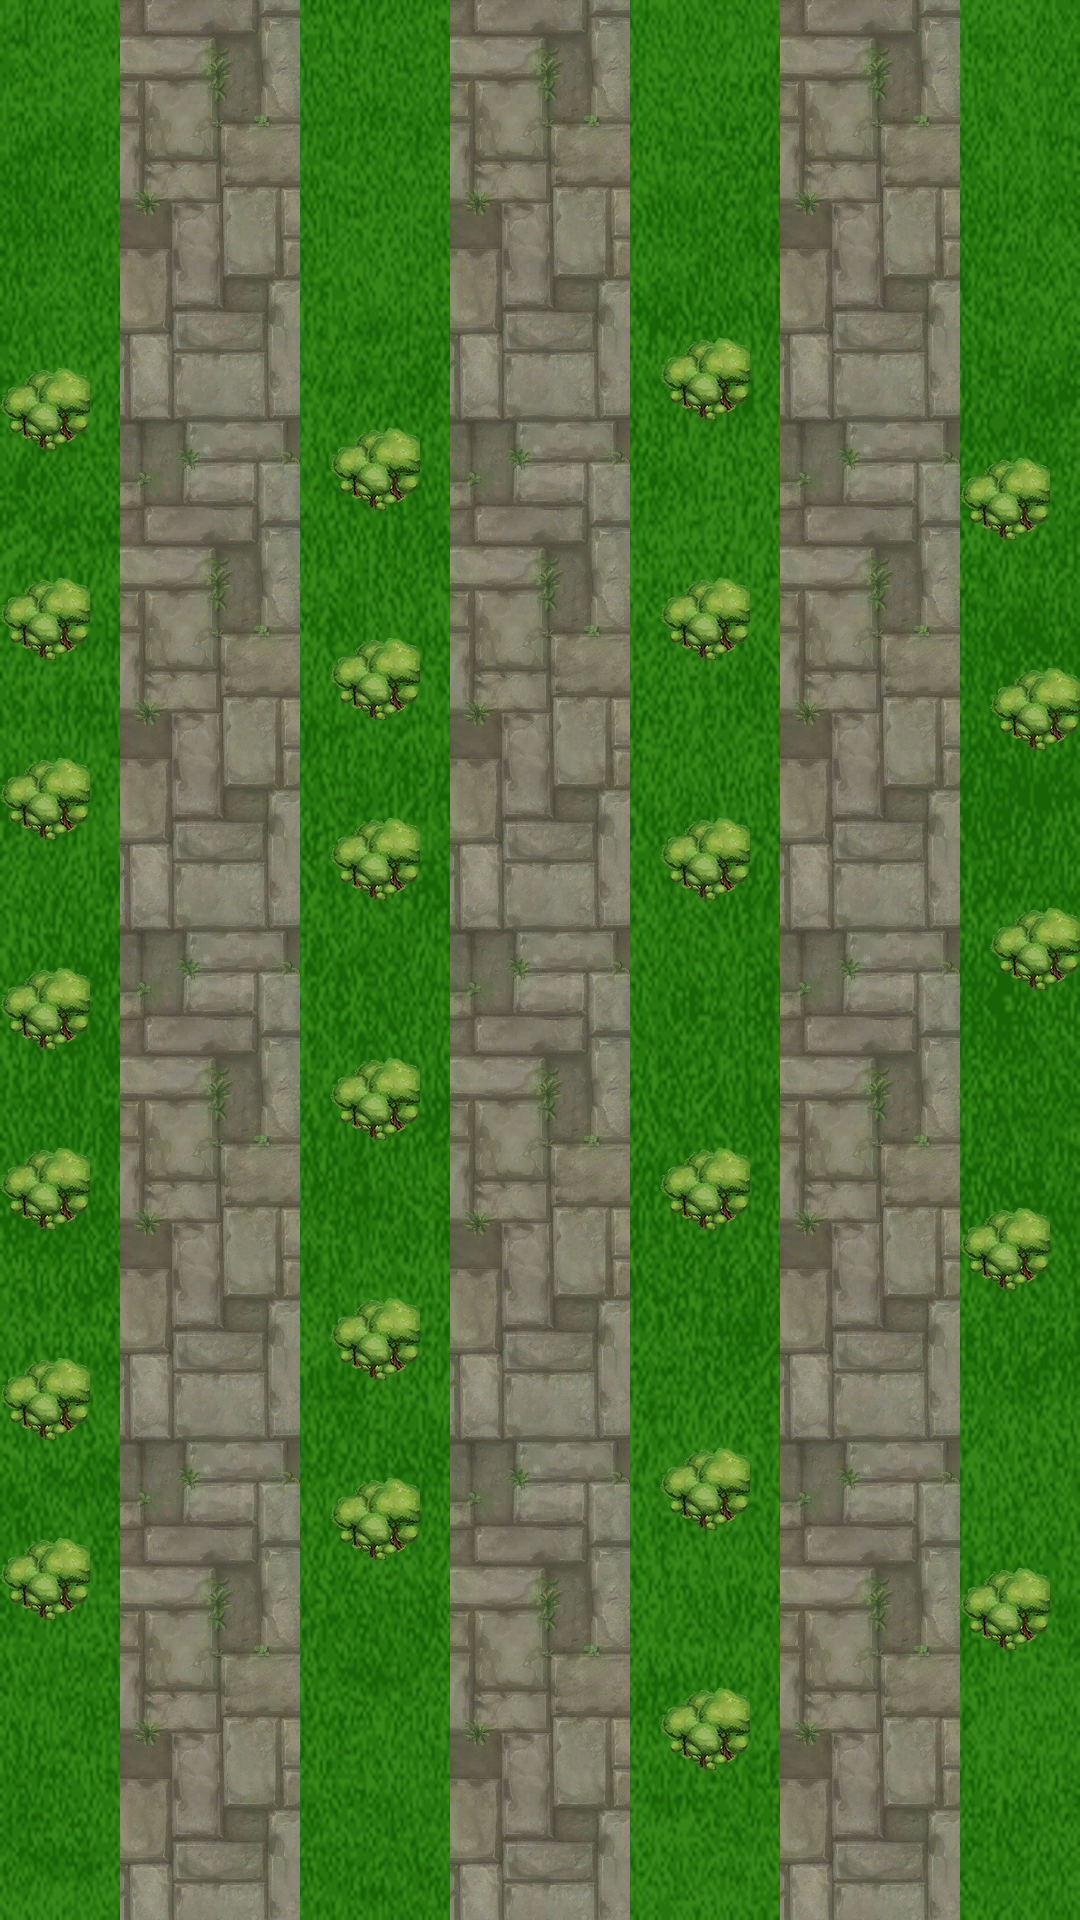

Below is a game level as drawn by its tile map, then a one-line description and the .tmx that defines it (tile-layer data replaced by summaries):
An orthogonal 36x64 tile map with 30x30 px tiles, 5 tile layers (BackGround, PathOne, PathTwo, PathThree, ...), 4 tilesets and 6 objects (OneA, OneB, TwoA, TwoB, ThreeA, ...).

<map version="1.9" tiledversion="1.9.2" orientation="orthogonal" renderorder="right-down" width="36" height="64" tilewidth="30" tileheight="30" infinite="0" nextlayerid="10" nextobjectid="7">
 <tileset firstgid="1" name="GrassBackGround" tilewidth="30" tileheight="30" tilecount="2304" columns="36">
  <image source="GrassBackGround.png" width="1080" height="1920" />
 </tileset>
 <tileset firstgid="2305" name="PathBricks" tilewidth="30" tileheight="30" tilecount="289" columns="17">
  <image source="PathBricks.png" width="512" height="512" />
 </tileset>
 <tileset firstgid="2594" name="smallTree" tilewidth="30" tileheight="30" tilecount="1" columns="1">
  <image source="smallTree.png" width="50" height="50" />
 </tileset>
 <tileset firstgid="2595" name="treeGroup" tilewidth="30" tileheight="30" tilecount="9" columns="3">
  <image source="treeGroup.png" width="100" height="100" />
 </tileset>
 <layer id="1" name="BackGround" width="36" height="64">
  <data>[2304 cells, 2304 non-empty, 2304 distinct tile ids]</data>
 </layer>
 <layer id="2" name="PathOne" width="36" height="64">
  <data>[2304 cells, 384 non-empty, 102 distinct tile ids]</data>
 </layer>
 <layer id="3" name="PathTwo" width="36" height="64">
  <data>[2304 cells, 384 non-empty, 102 distinct tile ids]</data>
 </layer>
 <layer id="4" name="PathThree" width="36" height="64">
  <data>[2304 cells, 384 non-empty, 102 distinct tile ids]</data>
 </layer>
 <objectgroup id="5" name="PathOneObject">
  <object id="1" name="OneA" x="211.59" y="1787.57">
   <point />
  </object>
  <object id="2" name="OneB" x="204.294" y="72.9622">
   <point />
  </object>
 </objectgroup>
 <objectgroup id="6" name="PathTwoObject">
  <object id="3" name="TwoA" x="542.352" y="1790.01">
   <point />
  </object>
  <object id="4" name="TwoB" x="537.488" y="72.9622">
   <point />
  </object>
 </objectgroup>
 <objectgroup id="8" name="PathThreeObject">
  <object id="5" name="ThreeA" x="870.682" y="1787.57">
   <point />
  </object>
  <object id="6" name="ThreeB" x="865.818" y="72.9622">
   <point />
  </object>
 </objectgroup>
 <layer id="9" name="Tree" width="36" height="64">
  <data>[2304 cells, 216 non-empty, 9 distinct tile ids]</data>
 </layer>
</map>
